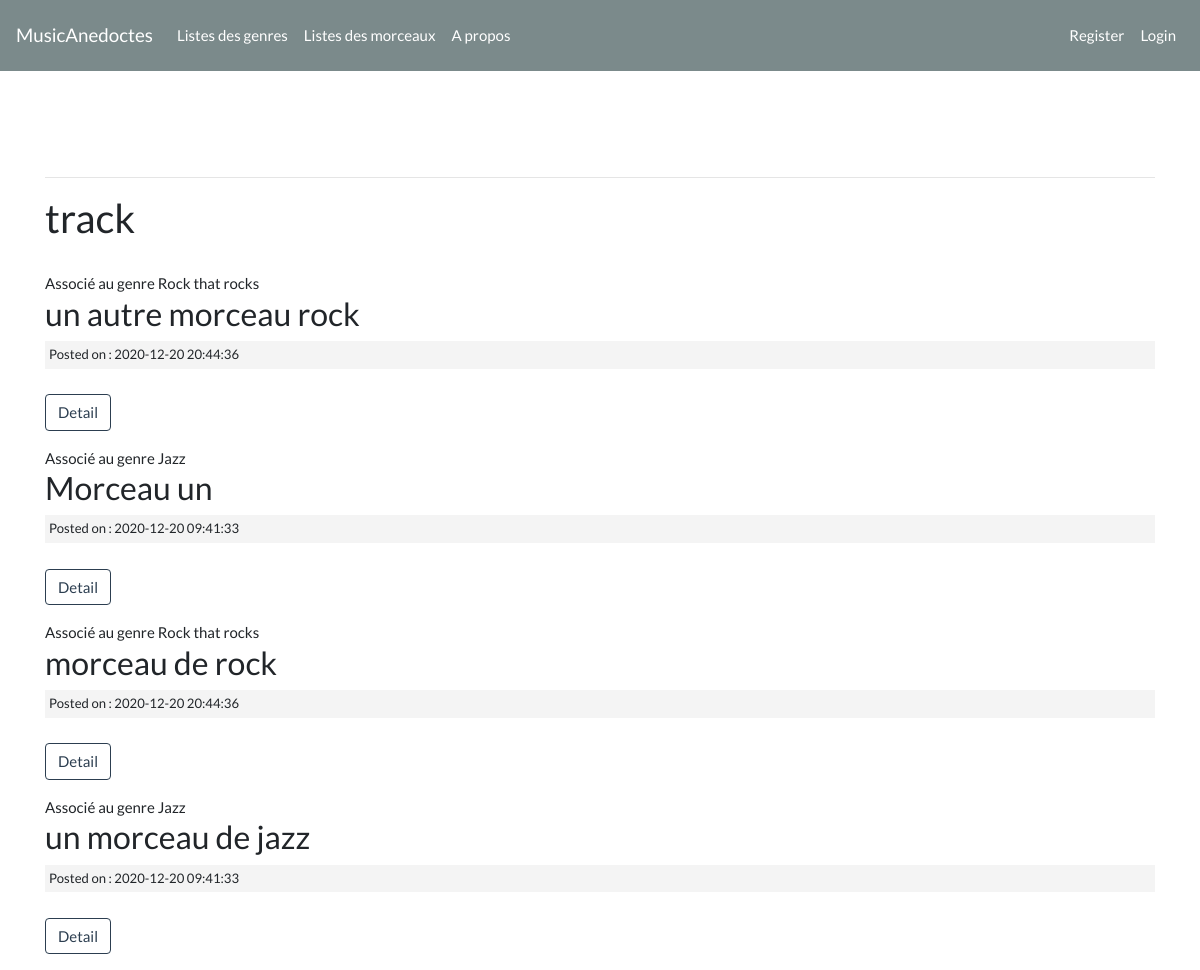
The app's page /index.php/tracks, older data.
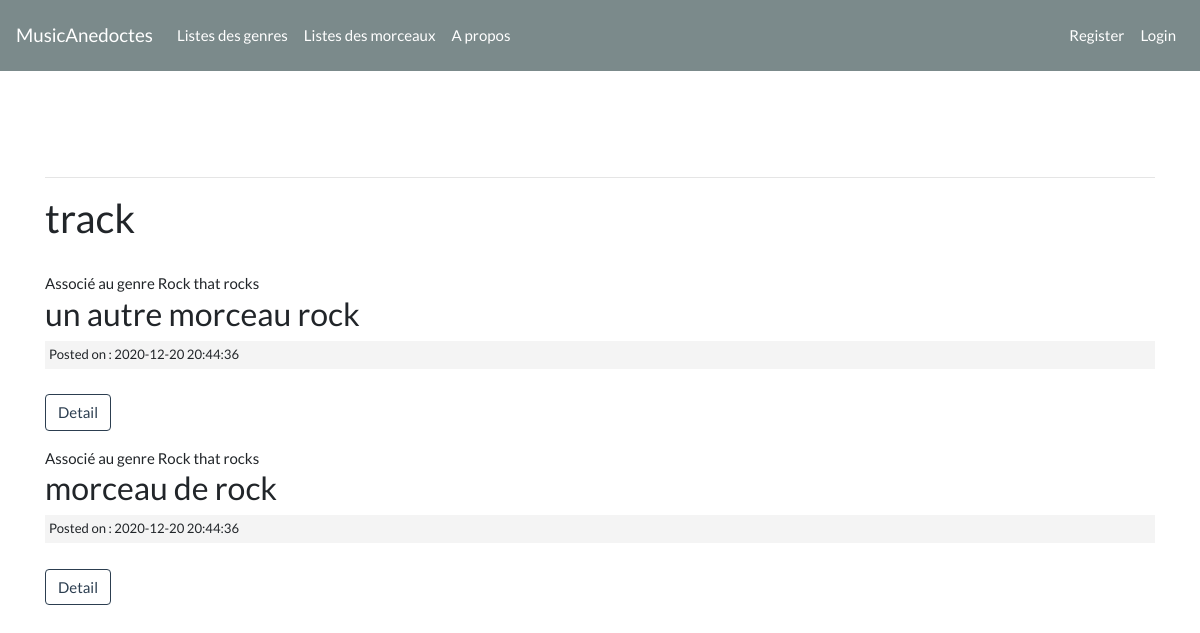
The same page, newer data.
### tables this page shows
CREATE TABLE IF NOT EXISTS `tracks` (
  `idTrack` int(11) NOT NULL AUTO_INCREMENT,
  `nameTrack` varchar(255) NOT NULL,
  `url` varchar(255) DEFAULT NULL,
  `slug` varchar(255) NOT NULL,
  `createdAt` timestamp NOT NULL DEFAULT CURRENT_TIMESTAMP,
  `updatedAt` timestamp NULL DEFAULT CURRENT_TIMESTAMP,
  `isValidated` tinyint(1) NOT NULL,
  `idGenre` int(11) NOT NULL,
  `idUser` int(11) NOT NULL,
  PRIMARY KEY (`idTrack`),
  KEY `FK_Genre_Track` (`idGenre`),
  KEY `FK_User_Track` (`idUser`)
);

CREATE TABLE IF NOT EXISTS `genres` (
  `idGenre` int(11) NOT NULL AUTO_INCREMENT,
  `genreName` varchar(255) NOT NULL,
  `story` text NOT NULL,
  `slug` varchar(255) NOT NULL,
  `createdAt` timestamp NOT NULL DEFAULT CURRENT_TIMESTAMP,
  `updatedAt` timestamp NULL DEFAULT CURRENT_TIMESTAMP,
  `isValidated` tinyint(4) NOT NULL,
  `idUser` int(11) NOT NULL,
  PRIMARY KEY (`idGenre`),
  KEY `FK_User_Genre` (`idUser`)
);

### application/controllers/Tracks.php (called while the page is built, shortened)
<?php
    class Tracks extends CI_Controller {
        public function index(){
            $data['title'] = 'track';
            $data['tracks'] = $this->track_model->get_tracks();
            $this->load->view('templates/header');
            $this->load->view('tracks/index', $data);
            $this->load->view('templates/footer');
        }
    }

### index.php (called while the page is built, shortened)
<?php
require_once BASEPATH.'core/CodeIgniter.php';

### application/models/Track_model.php (called while the page is built, shortened)
<?php
    class Track_model extends CI_Model {
        public function get_tracks($slug = FALSE){
            if($slug === FALSE){
            $this->db->order_by('tracks.idTrack', 'DESC');
            $this->db->join('genres', 'genres.idGenre = tracks.idGenre');
            $query = $this->db->get('tracks');
            return $query->result_array();
            }
            $query = $this->db->get_where('tracks', array('slug' => $slug));
            return $query->row_array();
        }
    }

### application/views/tracks/index.php (the view, shortened to what this page needs)
<h2><?= $title ?></h2>
<br>
<?php foreach($tracks as $track)  : ?>
    <?php if($track['isValidated'] == 1): ?> Associé au genre <?php echo $track['genreName']; ?>
        <h3><?php echo $track['nameTrack']; ?></h3>
        <small class="post-date">Posted on : <?php echo $track['createdAt']; ?></small><br>
        <p><a class="btn btn-outline-primary" href="<?php echo site_url('/tracks/'.$track['slug']); ?>">Detail</a></p>
    <?php endif ;?>
<?php endforeach; ?>

### application/views/templates/header.php (shortened to what this page needs)
<html>
<head>
    <link rel="stylesheet" href="https://bootswatch.com/4/flatly/bootstrap.min.css">
    <link rel="stylesheet" href="<?php echo base_url(); ?>/assets/css/style.css">
</head>
<body>
<nav class="navbar navbar-expand-lg navbar-dark bg-dark">
  <a class="navbar-brand" href="<?php echo base_url(); ?>">MusicAnedoctes</a>
  <div class="collapse navbar-collapse" id="navbarColor02">
    <ul class="navbar-nav mr-auto">
      <li class="nav-item">
        <a class="nav-link" href="<?php echo base_url(); ?>genres">Listes des genres</a>
      </li>
      <li class="nav-item">
        <a class="nav-link" href="<?php echo base_url(); ?>tracks">Listes des morceaux</a>
      </li>
      <li class="nav-item">
        <a class="nav-link" href="<?php echo base_url(); ?>about">A propos</a>
      </li>
    </ul>
    <ul class="navbar-nav">
      <?php if(!$this->session->userdata('logged_in')): ?>
      <li class="nav-item">
        <a class="nav-link" href="<?php echo base_url(); ?>users/register">Register</a>
      </li>
      <li class="nav-item">
        <a class="nav-link" href="<?php echo base_url(); ?>users/login">Login</a>
      </li>
      <?php endif;?>
    </ul>
  </div>
</nav>
<?php if($this->session): ?>
    <br/>
    <br/>
    <br/>
<?php endif;?>
    <div class="container">
        <br>
        <hr>

### application/views/templates/footer.php
        </div>
    </body>
</html>

### assets/css/style.css (style rules this page uses)
.post-date { background: #f4f4f4; padding: 4px; margin:3px 0; display: block; }

Row changes from the older to the newer data that the page shows:
removed tracks: idGenre.genreName "Jazz", nameTrack "Morceau un", idGenre.createdAt "2020-12-20 09:41:33"
removed tracks: idGenre.genreName "Jazz", nameTrack "un morceau de jazz", idGenre.createdAt "2020-12-20 09:41:33"
